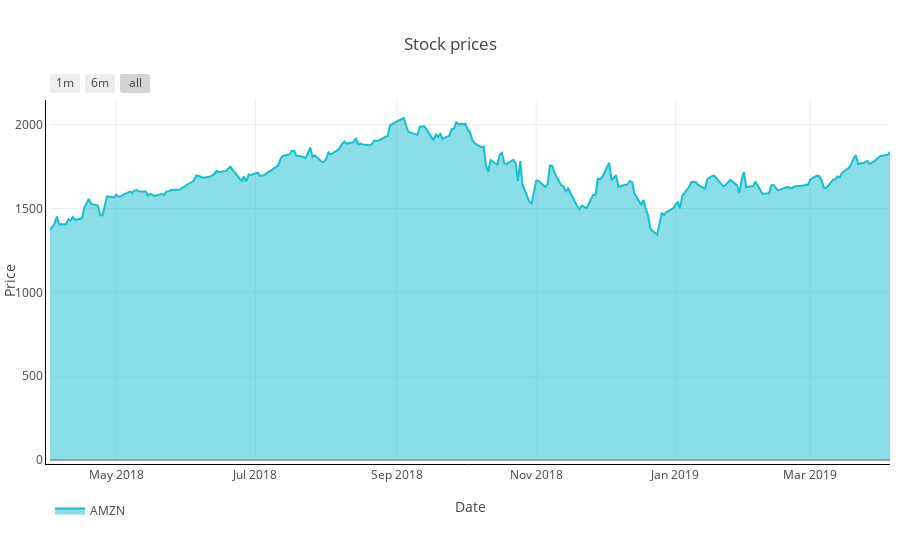

Here is the notebook cell this chart was saved with:
### Code cell
iplot(plot_prices)

### Figure 1 — Plotly figure (JSON) as saved in the notebook; plotly's stock layout.template omitted (floating-point values rounded to 4 significant figures; data arrays with more than 128 entries replaced by an {"elided": "..."} marker saying what was removed)
{"data": [{"fill": "tonexty", "line": {"color": "#17BECF"}, "name": "AMZN", "opacity": 0.8, "type": "scatter", "uid": "cb38f4f8-0eec-40b4-b46a-a2e1188ad397", "x": {"elided": "256 str values"}, "y": {"elided": "256 float values"}}], "layout": {"autosize": true, "legend": {"orientation": "h"}, "margin": {"b": 100, "l": 50, "pad": 4, "r": 10, "t": 100}, "showlegend": true, "title": {"text": "Stock prices"}, "xaxis": {"autorange": true, "linecolor": "#000", "linewidth": 1, "range": ["2018-04-02", "2019-04-05"], "rangeselector": {"buttons": [{"count": 1, "label": "1m", "step": "month", "stepmode": "backward"}, {"count": 6, "label": "6m", "step": "month", "stepmode": "backward"}, {"step": "all"}]}, "title": {"text": "Date"}, "type": "date"}, "yaxis": {"autorange": true, "linecolor": "#000", "linewidth": 1, "range": [0, 2147.0], "title": {"text": "Price"}, "type": "linear"}}}
